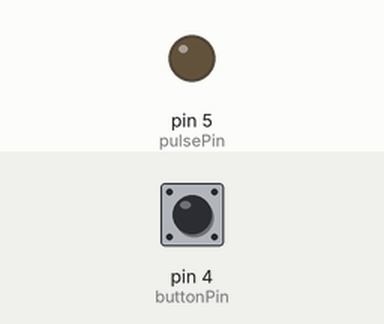
Simulated run of this sketch. Board: Arduino Uno, built with avr-gcc and run on an emulated ATmega328P. Parts: output pins drawn as LEDs (lit = HIGH). The test bench sets the inputs (shaded band); at power-on: pin 4 (buttonPin) LOW.

Above: at 1.2 s.
1.3 s: pin 4 (buttonPin) pulled HIGH for 0.15 s
Timing chart, 0 to 4.3 s (numbered marks = the images above; inputs shaded):
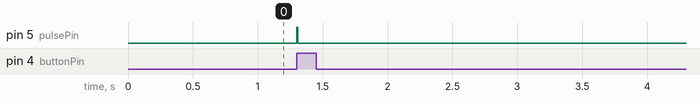

The sketch:

pulse_switch.ino
```cpp
const int buttonPin = 4;    // Pin connected to the button
const int pulsePin = 5;    // Pin connected to where the pulse will be sent (e.g., an LED)
int buttonState = 0;        // Variable for reading the button status
int lastButtonState = 0;    // Variable to store the last button state
bool pulseGenerated = false; // Flag to ensure only one pulse is generated

void setup() {
  pinMode(buttonPin, INPUT);    // Set button pin as input
  pinMode(pulsePin, OUTPUT);    // Set pulse pin as output (LED, for example)
  digitalWrite(pulsePin, LOW);  // Initially, keep the pulse pin low
}

void loop() {
  // Read the current state of the button
  buttonState = digitalRead(buttonPin);

  // Check if the button was just pressed (transition from LOW to HIGH)
  if (buttonState == HIGH && lastButtonState == LOW && !pulseGenerated) {
    // Generate a pulse
    digitalWrite(pulsePin, HIGH);  // Send the pulse
    delay(10);                     // Pulse duration (10 ms)
    digitalWrite(pulsePin, LOW);   // End the pulse

    pulseGenerated = true;         // Set flag to prevent multiple pulses
  }

  // Reset the pulse generation flag when the button is released
  if (buttonState == LOW && lastButtonState == HIGH) {
    pulseGenerated = false;        // Reset the flag when button is released
  }

  // Store the current button state for the next loop
  lastButtonState = buttonState;
}
```

Measured:
- after the input at 1.3 s, pin 5 (pulsePin): LOW → HIGH at once, → LOW 0.01 s later
